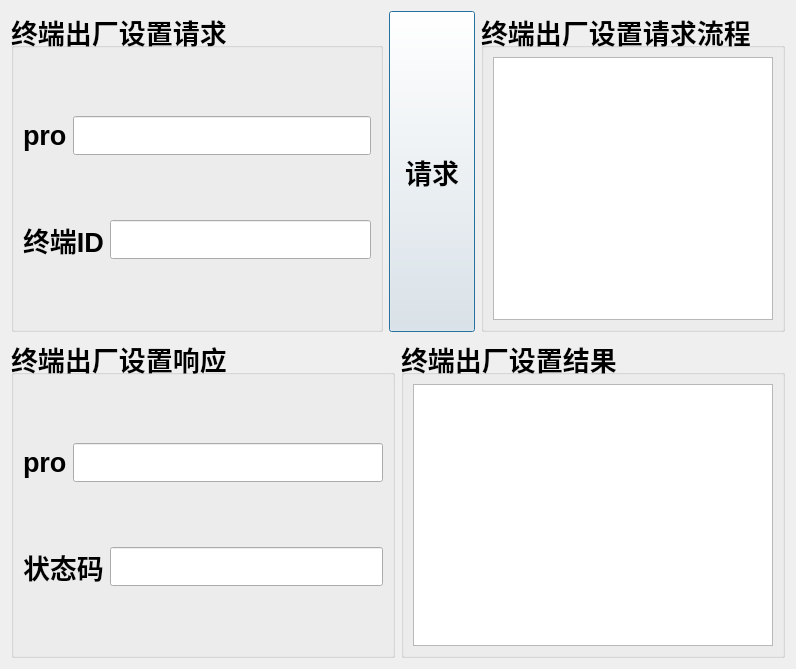
<?xml version="1.0" encoding="UTF-8"?>
<ui version="4.0">
 <class>FactoryReset</class>
 <widget class="QDialog" name="FactoryReset">
  <property name="geometry">
   <rect>
    <x>0</x>
    <y>0</y>
    <width>796</width>
    <height>669</height>
   </rect>
  </property>
  <property name="windowTitle">
   <string>Dialog</string>
  </property>
  <layout class="QVBoxLayout" name="verticalLayout">
   <item>
    <layout class="QHBoxLayout" name="horizontalLayout">
     <item>
      <widget class="QGroupBox" name="groupBox">
       <property name="font">
        <font>
         <pointsize>20</pointsize>
         <weight>75</weight>
         <bold>true</bold>
        </font>
       </property>
       <property name="title">
        <string>终端出厂设置请求</string>
       </property>
       <layout class="QVBoxLayout" name="verticalLayout_2">
        <item>
         <layout class="QHBoxLayout" name="horizontalLayout_3">
          <item>
           <widget class="QLabel" name="label">
            <property name="text">
             <string>pro</string>
            </property>
           </widget>
          </item>
          <item>
           <widget class="QLineEdit" name="lineEdit_req_pro"/>
          </item>
         </layout>
        </item>
        <item>
         <layout class="QHBoxLayout" name="horizontalLayout_4">
          <item>
           <widget class="QLabel" name="label_2">
            <property name="text">
             <string>终端ID</string>
            </property>
           </widget>
          </item>
          <item>
           <widget class="QLineEdit" name="lineEdit_req_mid"/>
          </item>
         </layout>
        </item>
       </layout>
      </widget>
     </item>
     <item>
      <widget class="QPushButton" name="pushButton">
       <property name="sizePolicy">
        <sizepolicy hsizetype="Expanding" vsizetype="Expanding">
         <horstretch>0</horstretch>
         <verstretch>0</verstretch>
        </sizepolicy>
       </property>
       <property name="font">
        <font>
         <pointsize>20</pointsize>
         <weight>75</weight>
         <bold>true</bold>
        </font>
       </property>
       <property name="text">
        <string>请求</string>
       </property>
      </widget>
     </item>
     <item>
      <widget class="QGroupBox" name="groupBox_2">
       <property name="font">
        <font>
         <pointsize>20</pointsize>
         <weight>75</weight>
         <bold>true</bold>
        </font>
       </property>
       <property name="title">
        <string>终端出厂设置请求流程</string>
       </property>
       <layout class="QVBoxLayout" name="verticalLayout_4">
        <item>
         <widget class="QTextEdit" name="textEdit_log"/>
        </item>
       </layout>
      </widget>
     </item>
    </layout>
   </item>
   <item>
    <layout class="QHBoxLayout" name="horizontalLayout_2">
     <item>
      <widget class="QGroupBox" name="groupBox_3">
       <property name="font">
        <font>
         <pointsize>20</pointsize>
         <weight>75</weight>
         <bold>true</bold>
        </font>
       </property>
       <property name="title">
        <string>终端出厂设置响应</string>
       </property>
       <layout class="QVBoxLayout" name="verticalLayout_3">
        <item>
         <layout class="QHBoxLayout" name="horizontalLayout_5">
          <item>
           <widget class="QLabel" name="label_3">
            <property name="text">
             <string>pro</string>
            </property>
           </widget>
          </item>
          <item>
           <widget class="QLineEdit" name="lineEdit_rep_pro"/>
          </item>
         </layout>
        </item>
        <item>
         <layout class="QHBoxLayout" name="horizontalLayout_6">
          <item>
           <widget class="QLabel" name="label_4">
            <property name="text">
             <string>状态码</string>
            </property>
           </widget>
          </item>
          <item>
           <widget class="QLineEdit" name="lineEdit_rep_status"/>
          </item>
         </layout>
        </item>
       </layout>
      </widget>
     </item>
     <item>
      <widget class="QGroupBox" name="groupBox_4">
       <property name="font">
        <font>
         <pointsize>20</pointsize>
         <weight>75</weight>
         <bold>true</bold>
        </font>
       </property>
       <property name="title">
        <string>终端出厂设置结果</string>
       </property>
       <layout class="QVBoxLayout" name="verticalLayout_5">
        <item>
         <widget class="QTextEdit" name="textEdit_status"/>
        </item>
       </layout>
      </widget>
     </item>
    </layout>
   </item>
  </layout>
 </widget>
 <resources/>
 <connections/>
</ui>
